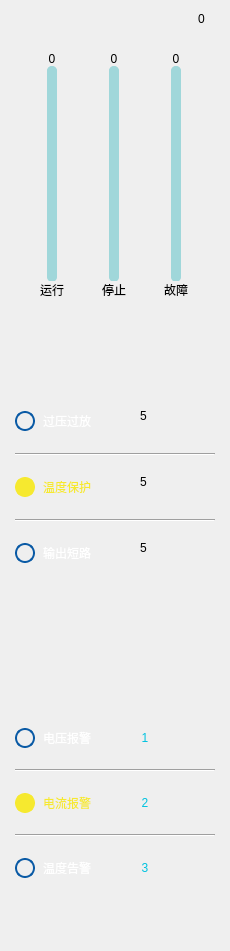
<?xml version="1.0" encoding="UTF-8"?>
<ui version="4.0">
 <class>LeftStatsForm</class>
 <widget class="QWidget" name="LeftStatsForm">
  <property name="geometry">
   <rect>
    <x>0</x>
    <y>0</y>
    <width>230</width>
    <height>951</height>
   </rect>
  </property>
  <property name="windowTitle">
   <string>Form</string>
  </property>
  <property name="styleSheet">
   <string notr="true">QRadioButton {
   color: white;
    spacing: 8px;
	font: 11pt &quot;Microsoft YaHei UI&quot;;
}
QRadioButton:checked {
   color:#f6e92f;
}
QRadioButton::indicator {
     width: 16px;
      height: 16px;
      border-radius: 10px;
}

QRadioButton::indicator:unchecked {
      border: 2px solid #0a5aa5;
}

QRadioButton::indicator:checked {
     border: 2px solid #f6e92f;
     background-color: #f6e92f;  
}
Line{
	background-color: rgb(23, 54, 133);
}
QLabel{	
	font: 11pt &quot;Microsoft YaHei UI&quot;;
}</string>
  </property>
  <layout class="QVBoxLayout" name="verticalLayout_2" stretch="2,2,2">
   <property name="spacing">
    <number>13</number>
   </property>
   <property name="leftMargin">
    <number>6</number>
   </property>
   <property name="topMargin">
    <number>0</number>
   </property>
   <property name="rightMargin">
    <number>6</number>
   </property>
   <property name="bottomMargin">
    <number>0</number>
   </property>
   <item>
    <widget class="QWidget" name="battery_number" native="true">
     <property name="styleSheet">
      <string notr="true">#battery_number{
border-image: url(:/image/主页_电源数量.png);
}
QLabel{
background:transparent;
}
QLabel#label_total_num{
	font: 700 14pt &quot;Microsoft YaHei UI&quot;;
}
QSlider::vertical{
min-width:36px;color:#000000;background:transparent;
} 
QSlider::groove:vertical{
background:#a0d7da;width:10px;border-radius:5px;
}
QSlider::add-page:vertical{
background:#00ffff;width:10px;border-radius:5px;
}
QSlider::sub-page:vertical{
background:#a0d7da;width:10px;border-radius:5px;
}
QSlider::handle:vertical {
        height: 0px;
        width: 0px;
        background: transparent;
        margin: 0;
        padding: 0;
        border: none;
    }
</string>
     </property>
     <layout class="QVBoxLayout" name="verticalLayout">
      <property name="spacing">
       <number>23</number>
      </property>
      <item>
       <layout class="QHBoxLayout" name="horizontalLayout">
        <property name="rightMargin">
         <number>10</number>
        </property>
        <item>
         <spacer name="horizontalSpacer">
          <property name="orientation">
           <enum>Qt::Horizontal</enum>
          </property>
          <property name="sizeHint" stdset="0">
           <size>
            <width>40</width>
            <height>20</height>
           </size>
          </property>
         </spacer>
        </item>
        <item>
         <widget class="QLabel" name="label_total_num">
          <property name="text">
           <string>0</string>
          </property>
          <property name="alignment">
           <set>Qt::AlignCenter</set>
          </property>
         </widget>
        </item>
       </layout>
      </item>
      <item>
       <layout class="QGridLayout" name="gridLayout" rowminimumheight="1,4,1">
        <property name="topMargin">
         <number>0</number>
        </property>
        <property name="horizontalSpacing">
         <number>7</number>
        </property>
        <property name="verticalSpacing">
         <number>0</number>
        </property>
        <item row="0" column="0">
         <widget class="QLabel" name="label_runing_num">
          <property name="text">
           <string>0</string>
          </property>
          <property name="alignment">
           <set>Qt::AlignCenter</set>
          </property>
         </widget>
        </item>
        <item row="0" column="1">
         <widget class="QLabel" name="label_stop_num">
          <property name="text">
           <string>0</string>
          </property>
          <property name="alignment">
           <set>Qt::AlignCenter</set>
          </property>
         </widget>
        </item>
        <item row="0" column="2">
         <widget class="QLabel" name="label_fault_num">
          <property name="text">
           <string>0</string>
          </property>
          <property name="alignment">
           <set>Qt::AlignCenter</set>
          </property>
         </widget>
        </item>
        <item row="1" column="0">
         <widget class="QSlider" name="verticalSlider_running">
          <property name="maximum">
           <number>10</number>
          </property>
          <property name="orientation">
           <enum>Qt::Vertical</enum>
          </property>
         </widget>
        </item>
        <item row="1" column="1">
         <widget class="QSlider" name="verticalSlider_stop">
          <property name="maximum">
           <number>10</number>
          </property>
          <property name="orientation">
           <enum>Qt::Vertical</enum>
          </property>
         </widget>
        </item>
        <item row="1" column="2">
         <widget class="QSlider" name="verticalSlider_fault">
          <property name="maximum">
           <number>10</number>
          </property>
          <property name="orientation">
           <enum>Qt::Vertical</enum>
          </property>
         </widget>
        </item>
        <item row="2" column="0">
         <widget class="QLabel" name="label_4">
          <property name="text">
           <string>运行</string>
          </property>
          <property name="alignment">
           <set>Qt::AlignCenter</set>
          </property>
         </widget>
        </item>
        <item row="2" column="1">
         <widget class="QLabel" name="label_5">
          <property name="text">
           <string>停止</string>
          </property>
          <property name="alignment">
           <set>Qt::AlignCenter</set>
          </property>
         </widget>
        </item>
        <item row="2" column="2">
         <widget class="QLabel" name="label_6">
          <property name="text">
           <string>故障</string>
          </property>
          <property name="alignment">
           <set>Qt::AlignCenter</set>
          </property>
         </widget>
        </item>
       </layout>
      </item>
     </layout>
    </widget>
   </item>
   <item>
    <widget class="QWidget" name="protect_status" native="true">
     <property name="styleSheet">
      <string notr="true">#protect_status{
border-image: url(:/image/主页_保护状态.png);
}
QLabel{
background:transparent;

}
#widget_battery_bak,#widget_battery_bak_2,#widget_battery_bak_3
{
	border-image: url(:/image/电源.png);
	background:transparent;
}



</string>
     </property>
     <layout class="QGridLayout" name="gridLayout_5">
      <property name="topMargin">
       <number>75</number>
      </property>
      <item row="0" column="0">
       <layout class="QFormLayout" name="formLayout">
        <property name="labelAlignment">
         <set>Qt::AlignVCenter</set>
        </property>
        <property name="horizontalSpacing">
         <number>26</number>
        </property>
        <property name="topMargin">
         <number>0</number>
        </property>
        <item row="0" column="0">
         <widget class="QRadioButton" name="rbtn_over_voltage_and_discharge">
          <property name="minimumSize">
           <size>
            <width>0</width>
            <height>50</height>
           </size>
          </property>
          <property name="text">
           <string>过压过放</string>
          </property>
          <property name="checked">
           <bool>false</bool>
          </property>
          <property name="autoExclusive">
           <bool>false</bool>
          </property>
         </widget>
        </item>
        <item row="0" column="1">
         <widget class="QWidget" name="widget_battery_bak" native="true">
          <property name="sizePolicy">
           <sizepolicy hsizetype="Fixed" vsizetype="Fixed">
            <horstretch>0</horstretch>
            <verstretch>0</verstretch>
           </sizepolicy>
          </property>
          <property name="minimumSize">
           <size>
            <width>51</width>
            <height>51</height>
           </size>
          </property>
          <layout class="QGridLayout" name="gridLayout_2">
           <property name="topMargin">
            <number>7</number>
           </property>
           <property name="bottomMargin">
            <number>18</number>
           </property>
           <item row="0" column="0">
            <widget class="QLabel" name="label_over_voltage_discharge_protect">
             <property name="text">
              <string>5</string>
             </property>
             <property name="alignment">
              <set>Qt::AlignCenter</set>
             </property>
            </widget>
           </item>
          </layout>
         </widget>
        </item>
        <item row="1" column="0" colspan="2">
         <widget class="Line" name="line">
          <property name="orientation">
           <enum>Qt::Horizontal</enum>
          </property>
         </widget>
        </item>
        <item row="2" column="0">
         <widget class="QRadioButton" name="rbtn_tempeture_protect">
          <property name="minimumSize">
           <size>
            <width>0</width>
            <height>50</height>
           </size>
          </property>
          <property name="text">
           <string>温度保护</string>
          </property>
          <property name="checked">
           <bool>true</bool>
          </property>
          <property name="autoExclusive">
           <bool>false</bool>
          </property>
         </widget>
        </item>
        <item row="2" column="1">
         <widget class="QWidget" name="widget_battery_bak_2" native="true">
          <property name="sizePolicy">
           <sizepolicy hsizetype="Fixed" vsizetype="Fixed">
            <horstretch>0</horstretch>
            <verstretch>0</verstretch>
           </sizepolicy>
          </property>
          <property name="minimumSize">
           <size>
            <width>51</width>
            <height>51</height>
           </size>
          </property>
          <layout class="QGridLayout" name="gridLayout_3">
           <property name="topMargin">
            <number>7</number>
           </property>
           <property name="bottomMargin">
            <number>18</number>
           </property>
           <item row="0" column="0">
            <widget class="QLabel" name="label_tempeture_protect">
             <property name="text">
              <string>5</string>
             </property>
             <property name="alignment">
              <set>Qt::AlignCenter</set>
             </property>
            </widget>
           </item>
          </layout>
         </widget>
        </item>
        <item row="3" column="0" colspan="2">
         <widget class="Line" name="line_2">
          <property name="orientation">
           <enum>Qt::Horizontal</enum>
          </property>
         </widget>
        </item>
        <item row="4" column="0">
         <widget class="QRadioButton" name="rbtn_short_circuit">
          <property name="minimumSize">
           <size>
            <width>0</width>
            <height>50</height>
           </size>
          </property>
          <property name="text">
           <string>输出短路</string>
          </property>
          <property name="checked">
           <bool>false</bool>
          </property>
          <property name="autoExclusive">
           <bool>false</bool>
          </property>
         </widget>
        </item>
        <item row="4" column="1">
         <widget class="QWidget" name="widget_battery_bak_3" native="true">
          <property name="sizePolicy">
           <sizepolicy hsizetype="Fixed" vsizetype="Fixed">
            <horstretch>0</horstretch>
            <verstretch>0</verstretch>
           </sizepolicy>
          </property>
          <property name="minimumSize">
           <size>
            <width>51</width>
            <height>51</height>
           </size>
          </property>
          <layout class="QGridLayout" name="gridLayout_4">
           <property name="topMargin">
            <number>7</number>
           </property>
           <property name="bottomMargin">
            <number>18</number>
           </property>
           <item row="0" column="0">
            <widget class="QLabel" name="label_shortCircuitProtect_num">
             <property name="text">
              <string>5</string>
             </property>
             <property name="alignment">
              <set>Qt::AlignCenter</set>
             </property>
            </widget>
           </item>
          </layout>
         </widget>
        </item>
       </layout>
      </item>
     </layout>
    </widget>
   </item>
   <item>
    <widget class="QWidget" name="fault_alarm" native="true">
     <property name="styleSheet">
      <string notr="true">#fault_alarm{
border-image: url(:/image/主页_故障报警.png);
}
#widget_batery_square,#widget_batery_square_2,#widget_batery_square_3{
	border-image: url(:/image/电源_框.png);	
	background-color:transparent;
}
QLabel{
background:transparent;
	color: rgb(0, 194, 223);
	font: 700 12pt &quot;Microsoft YaHei UI&quot;;
}
#label_7,#label_8,#label_9{
	border-image: url(:/image/输出短路保护失效_A.png);
}
</string>
     </property>
     <layout class="QGridLayout" name="gridLayout_9">
      <property name="topMargin">
       <number>70</number>
      </property>
      <item row="0" column="0">
       <layout class="QFormLayout" name="formLayout_2">
        <property name="horizontalSpacing">
         <number>28</number>
        </property>
        <item row="0" column="0">
         <widget class="QRadioButton" name="rbtn_voltage_alarm">
          <property name="minimumSize">
           <size>
            <width>0</width>
            <height>50</height>
           </size>
          </property>
          <property name="text">
           <string>电压报警</string>
          </property>
          <property name="autoExclusive">
           <bool>false</bool>
          </property>
         </widget>
        </item>
        <item row="0" column="1">
         <widget class="QWidget" name="widget_batery_square" native="true">
          <property name="sizePolicy">
           <sizepolicy hsizetype="Fixed" vsizetype="Fixed">
            <horstretch>0</horstretch>
            <verstretch>0</verstretch>
           </sizepolicy>
          </property>
          <property name="minimumSize">
           <size>
            <width>50</width>
            <height>50</height>
           </size>
          </property>
          <layout class="QGridLayout" name="gridLayout_6">
           <item row="0" column="0">
            <widget class="QLabel" name="label_voltage_alarm">
             <property name="text">
              <string>1</string>
             </property>
             <property name="alignment">
              <set>Qt::AlignCenter</set>
             </property>
            </widget>
           </item>
          </layout>
         </widget>
        </item>
        <item row="1" column="0" colspan="2">
         <widget class="Line" name="line_3">
          <property name="orientation">
           <enum>Qt::Horizontal</enum>
          </property>
         </widget>
        </item>
        <item row="2" column="0">
         <widget class="QRadioButton" name="rbtn_current_alarm">
          <property name="minimumSize">
           <size>
            <width>0</width>
            <height>50</height>
           </size>
          </property>
          <property name="text">
           <string>电流报警</string>
          </property>
          <property name="checked">
           <bool>true</bool>
          </property>
          <property name="autoExclusive">
           <bool>false</bool>
          </property>
         </widget>
        </item>
        <item row="2" column="1">
         <widget class="QWidget" name="widget_batery_square_2" native="true">
          <property name="sizePolicy">
           <sizepolicy hsizetype="Fixed" vsizetype="Fixed">
            <horstretch>0</horstretch>
            <verstretch>0</verstretch>
           </sizepolicy>
          </property>
          <property name="minimumSize">
           <size>
            <width>50</width>
            <height>50</height>
           </size>
          </property>
          <layout class="QGridLayout" name="gridLayout_7">
           <item row="0" column="0">
            <widget class="QLabel" name="label_current_alarm">
             <property name="text">
              <string>2</string>
             </property>
             <property name="alignment">
              <set>Qt::AlignCenter</set>
             </property>
            </widget>
           </item>
          </layout>
         </widget>
        </item>
        <item row="3" column="0" colspan="2">
         <widget class="Line" name="line_5">
          <property name="orientation">
           <enum>Qt::Horizontal</enum>
          </property>
         </widget>
        </item>
        <item row="4" column="0">
         <widget class="QRadioButton" name="rbtn_temperature_alarm">
          <property name="minimumSize">
           <size>
            <width>0</width>
            <height>50</height>
           </size>
          </property>
          <property name="text">
           <string>温度告警</string>
          </property>
          <property name="autoExclusive">
           <bool>false</bool>
          </property>
         </widget>
        </item>
        <item row="4" column="1">
         <widget class="QWidget" name="widget_batery_square_3" native="true">
          <property name="sizePolicy">
           <sizepolicy hsizetype="Fixed" vsizetype="Fixed">
            <horstretch>0</horstretch>
            <verstretch>0</verstretch>
           </sizepolicy>
          </property>
          <property name="minimumSize">
           <size>
            <width>50</width>
            <height>50</height>
           </size>
          </property>
          <layout class="QGridLayout" name="gridLayout_8">
           <item row="0" column="0">
            <widget class="QLabel" name="label_temperature_alarm">
             <property name="text">
              <string>3</string>
             </property>
             <property name="alignment">
              <set>Qt::AlignCenter</set>
             </property>
            </widget>
           </item>
          </layout>
         </widget>
        </item>
       </layout>
      </item>
     </layout>
    </widget>
   </item>
  </layout>
 </widget>
 <resources/>
 <connections/>
</ui>
